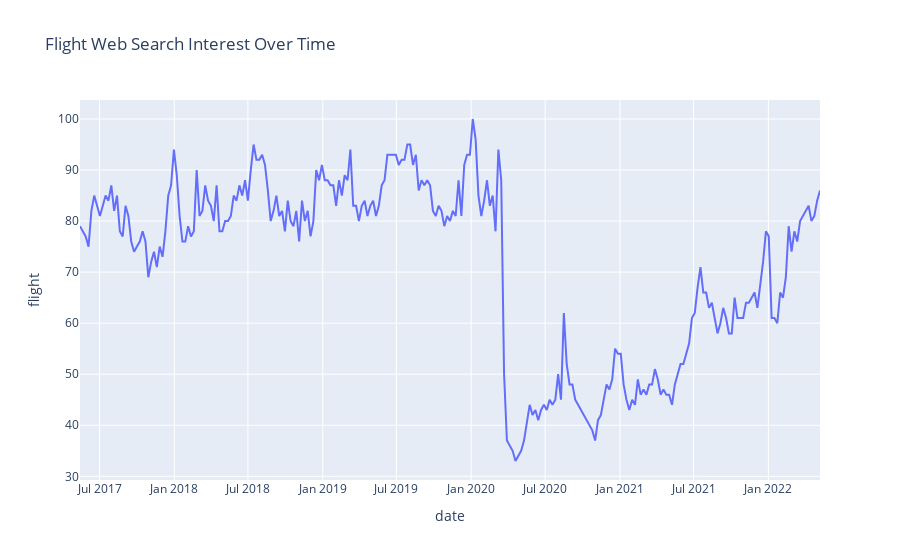

Source (notebook cell):
### Markdown cell above
Looking at the value for the keyword 'flight' it is much higher than 'brexit'. Again a visualization of the interest in the last five years are displayed below. However, the reason for the high value in the keyword is because this keyword is always a highly searched keyword. The big descrease in searches in march 2020 could to due to Covid-19, that made people unable to travel on vacation or business trips. As Covid-19 is slowly disappearing from our lives, the demand in flights increses again.

### Code cell
topic = ['flight']
pytrends.build_payload(topic, cat=0, timeframe='today 5-y') 
data = pytrends.interest_over_time() 
data = data.reset_index() 
fig = px.line(data, x="date", y=topic[0], title='Flight Web Search Interest Over Time')
fig.show()

### Figure 1 — Plotly figure (JSON) as saved in the notebook; plotly's stock layout.template omitted (floating-point values rounded to 4 significant figures; data arrays with more than 128 entries replaced by an {"elided": "..."} marker saying what was removed)
{"data": [{"hovertemplate": "date=%{x}<br>flight=%{y}<extra></extra>", "legendgroup": "", "line": {"color": "#636efa", "dash": "solid"}, "marker": {"symbol": "circle"}, "mode": "lines", "name": "", "orientation": "v", "showlegend": false, "type": "scatter", "x": {"elided": "261 str values"}, "xaxis": "x", "y": {"elided": "261 int values"}, "yaxis": "y"}], "layout": {"legend": {"tracegroupgap": 0}, "title": {"text": "Flight Web Search Interest Over Time"}, "xaxis": {"anchor": "y", "domain": [0, 1], "title": {"text": "date"}}, "yaxis": {"anchor": "x", "domain": [0, 1], "title": {"text": "flight"}}}}
